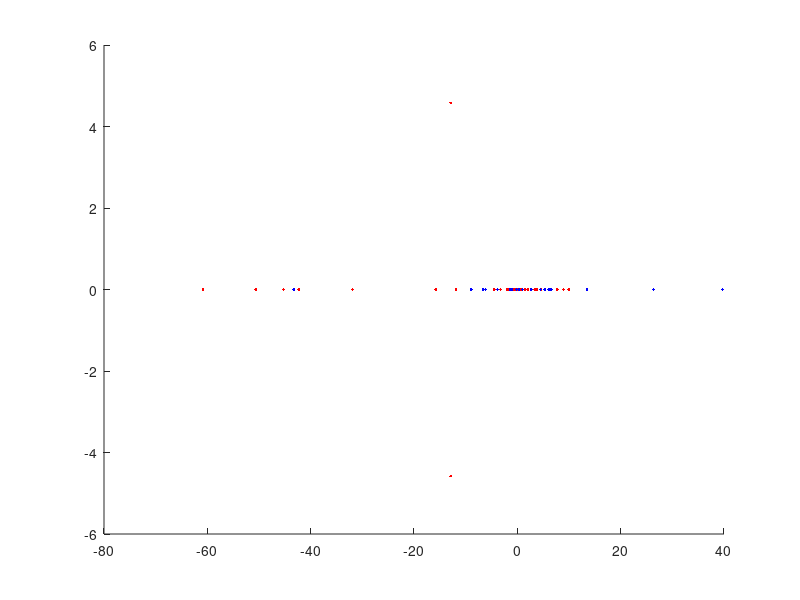

Here is the MATLAB script that generated this plot:
sz = 20;
maxVal = 10;


A = diag(maxVal.*rand(1,sz));
B = diag(maxVal.*rand(1,sz));
C = diag(maxVal.*rand(1,sz));
D = diag(maxVal.*rand(1,sz));
E = diag(maxVal.*rand(1,sz));
F = diag(maxVal.*rand(1,sz));
G = diag(maxVal.*rand(1,sz));
H = diag(maxVal.*rand(1,sz));
K = diag(maxVal.*rand(1,sz));

T = [A B C
	D E F
	G H K];

P =  [A B C
	D E F
	G zeros(sz) K];

Q = [eye(sz) zeros(sz) zeros(sz)
	zeros(sz) zeros(sz) zeros(sz)
	zeros(sz) zeros(sz) zeros(sz)];

dettest = 1;

for n = 1:size(A,1)
	dettest = dettest*1/A(n,n)*((A(n,n)*K(n,n) - C(n,n)*G(n,n))*(A(n,n)*E(n,n) - B(n,n)*D(n,n)) ...
	- (A(n,n)*F(n,n) - C(n,n)*D(n,n))*(A(n,n)*H(n,n) - B(n,n)*G(n,n)));
end


realDet = det(T);

disp(['myDet: ' num2str(dettest)]);
disp(['realDet: ' num2str(realDet)]);

eigens = zeros(0,1);
for n = 1:size(A,1)
	eigens = cat(1,eigens,roots([1,-(2*A(n,n) - B(n,n)*(D(n,n) - 1) - C(n,n)),(A(n,n)-C(n,n))*(A(n,n)-B(n,n)*D(n,n))]));
end

scatter(real(eigens),imag(eigens),[],'r','.');
hold on
opts = struct('p', sz);
eins = eigs(P,Q,18,'sm',opts);
scatter(real(eins),imag(eins),[],'b','.');

